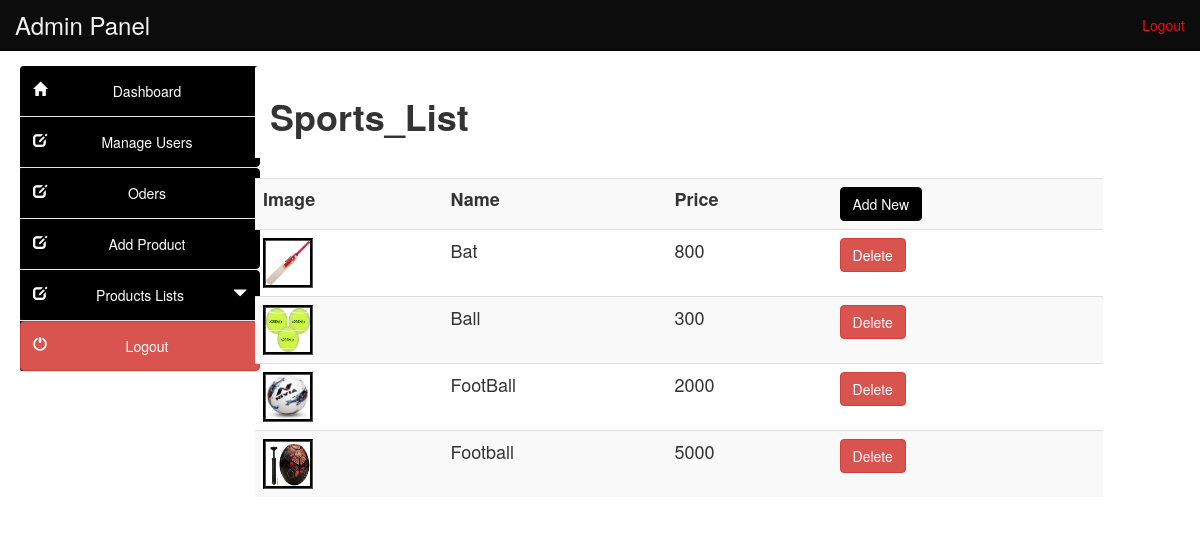
The page /admin/sports_list.php on the database its author committed.
### tables this page shows
CREATE TABLE `component` (
  `productid` int(10) NOT NULL,
  `productname` varchar(50) NOT NULL,
  `productpprice` int(20) NOT NULL,
  `productprice` int(20) NOT NULL,
  `productimg` varchar(50) NOT NULL,
  `descption` varchar(50) NOT NULL,
  `cat` varchar(100) NOT NULL
);

### admin/sports_list.php (the view, shortened to what this page needs)
<?php
include("../db.php");
?>
<!DOCTYPE html>
<html lang="en">
<head>
<link href="style/css/bootstrap.min.css" rel="stylesheet">
<link href="style/css/k.css" rel="stylesheet">
</head>
<body>
  <?php include("include/header.php");?>
   	<div class="container-fluid main-container">
	<?php include("include/side_bar.php");?>
    <div class="col-md-9 content" style="margin-left:10px">
    <div class="panel-heading" style="background-color:white">
	<h1><b>Sports_List</b></h1></div><br>
<div class='table-responsive'>
<div style="overflow-x:scroll;">
<table class="table  table-hover table-striped" style="font-size:18px">
<tr><th>Image</th><th>Name</th><th>Price</th><th>
	<a class=" btn btn-primary" href="add_product.php">Add New</a></th></tr>
<?php
$result=mysqli_query($conn,"SELECT productid,productimg,productname,productprice FROM component WHERE cat='S' ")or die ("query 2 incorrect.....");
while(list($product_id,$image,$product_name,$price)=mysqli_fetch_array($result))
{
echo "<tr><td><img src='.$image' style='width:50px; height:50px; border:groove #000'></td><td>$product_name</td>
<td>$price</td>
<td>
<a class=' btn btn-default btn-danger' href='sports_list.php?productid=$product_id&action=delete'>Delete</a>
</td></tr>";
}
?>
</table>
</div></div>
</div></div>
</body>
</html>

### admin/style/css/k.css (style rules this page uses)
.main-container { background: #FFF; padding-top: 15px; margin-top: -20px; }

### rows shown on the page
component: productimg (picture), productname "Bat", productprice "800"
component: productimg (picture), productname "Ball", productprice "300"
component: productimg (picture), productname "FootBall", productprice "2000"
component: productimg (picture), productname "Football", productprice "5000"
